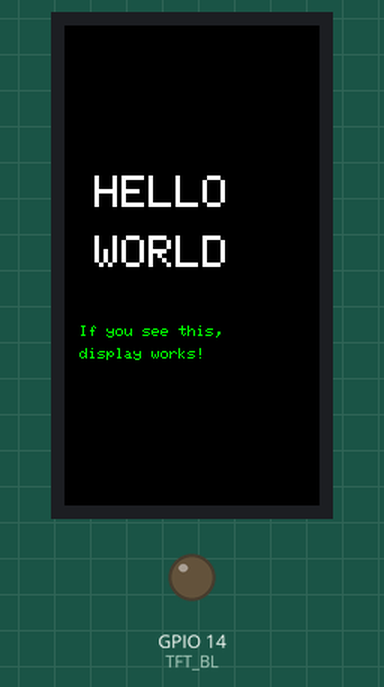
The sketch below on a simulated ESP32-S3. Parts: 170×320 colour display, output pins drawn as LEDs (lit = HIGH). What the sketch prints to the serial monitor is not drawn.

Above: at 22.7 s.
At 25.7 s:
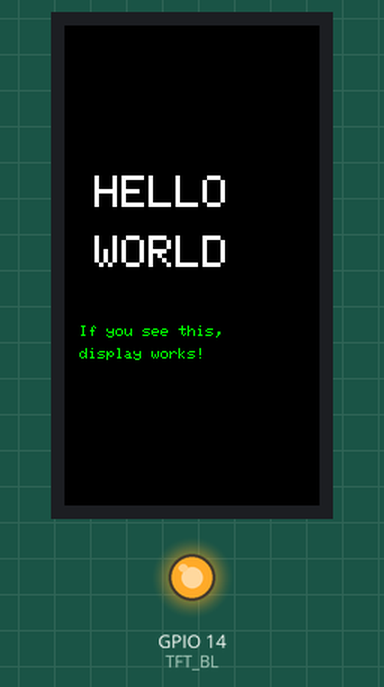
Timing chart, 0 to 27.2 s (numbered marks = the images above):
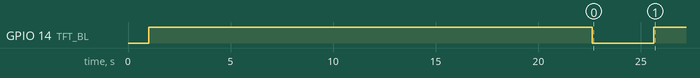

The sketch:

LCD_Test.ino
```cpp
// ============================================================================
// MINIMAL LCD TEST — Waveshare ESP32-S3-Touch-LCD-1.9
// This sketch ONLY tests the display. No BLE, no WiFi, no JSON.
// If this works, the pins are correct. If not, we try different pins.
// ============================================================================

#include <Arduino.h>
#include <Arduino_GFX_Library.h>

// ─── Correct pins from seller's product listing ────────────────────────────
// LCD_DIN  = GPIO13 (MOSI / Data In)
// LCD_CLK  = GPIO10 (SPI Clock)
// LCD_DC   = GPIO11 (Command/Data select)
// LCD_CS   = GPIO12 (Chip Select)
// LCD_RST  = GPIO9  (Reset)
// LCD_BL   = GPIO14 (Backlight)
#define TFT_MOSI  13
#define TFT_SCLK  10
#define TFT_DC    11
#define TFT_CS    12
#define TFT_RST    9
#define TFT_BL    14   // Backlight

// ─── Display: ST7789V2, 170x320 ────────────────────────────────────────────
// Using Arduino_ESP32SPI (hardware SPI with explicit pins for ESP32-S3)
Arduino_DataBus *bus = new Arduino_ESP32SPI(
  TFT_DC,    // DC
  TFT_CS,    // CS
  TFT_SCLK,  // SCK
  TFT_MOSI,  // MOSI
  -1          // MISO (not used)
);

Arduino_ST7789 *gfx = new Arduino_ST7789(
  bus,
  TFT_RST,   // RST
  0,          // rotation
  false,      // IPS = false (matches official demo: 0)
  170,        // width
  320,        // height
  35,         // col_offset1
  0,          // row_offset1
  35,         // col_offset2
  0           // row_offset2
);

void setup() {
  Serial.begin(115200);
  delay(1000);
  Serial.println("\n=== MINIMAL LCD TEST ===");
  Serial.printf("MOSI=%d SCK=%d DC=%d CS=%d RST=%d BL=%d\n",
                TFT_MOSI, TFT_SCLK, TFT_DC, TFT_CS, TFT_RST, TFT_BL);

  // Backlight ON
  pinMode(TFT_BL, OUTPUT);
  digitalWrite(TFT_BL, HIGH);
  Serial.println("Backlight HIGH");

  // Init display
  Serial.println("Calling gfx->begin()...");
  if (!gfx->begin()) {
    Serial.println("gfx->begin() FAILED!");
    // Try backlight LOW (some boards are inverted)
    digitalWrite(TFT_BL, LOW);
    Serial.println("Trying backlight LOW...");
  } else {
    Serial.println("gfx->begin() OK");
  }

  // Try WITHOUT invert first
  Serial.println("\n--- TEST 1: No inversion ---");
  gfx->fillScreen(0xF800); // RED
  Serial.println("Filled RED - do you see RED?");
  delay(2000);

  gfx->fillScreen(0x07E0); // GREEN
  Serial.println("Filled GREEN - do you see GREEN?");
  delay(2000);

  gfx->fillScreen(0x001F); // BLUE
  Serial.println("Filled BLUE - do you see BLUE?");
  delay(2000);

  // Now try WITH invert
  Serial.println("\n--- TEST 2: With invertDisplay(true) ---");
  gfx->invertDisplay(true);

  gfx->fillScreen(0xF800); // RED
  Serial.println("Filled RED (inverted) - do you see RED?");
  delay(2000);

  gfx->fillScreen(0x07E0); // GREEN
  Serial.println("Filled GREEN (inverted) - do you see GREEN?");
  delay(2000);

  gfx->fillScreen(0x001F); // BLUE
  Serial.println("Filled BLUE (inverted) - do you see BLUE?");
  delay(2000);

  // Now try with IPS toggled — reinit display
  Serial.println("\n--- TEST 3: Trying IPS=true ---");
  // We can't re-create the object, but we can try display invert off
  gfx->invertDisplay(false);
  gfx->fillScreen(0xFFFF); // WHITE
  Serial.println("Filled WHITE - do you see WHITE?");
  delay(2000);

  gfx->fillScreen(0x0000); // BLACK
  Serial.println("Filled BLACK - do you see BLACK?");
  delay(2000);

  // Final: show text
  Serial.println("\n--- TEST 4: Text ---");
  gfx->invertDisplay(true);
  gfx->fillScreen(0x0000);
  gfx->setTextColor(0xFFFF);
  gfx->setTextSize(3);
  gfx->setCursor(20, 100);
  gfx->println("HELLO");
  gfx->setCursor(20, 140);
  gfx->println("WORLD");
  gfx->setTextSize(1);
  gfx->setTextColor(0x07E0);
  gfx->setCursor(10, 200);
  gfx->println("If you see this,");
  gfx->setCursor(10, 215);
  gfx->println("display works!");
  Serial.println("Drew text. If you see HELLO WORLD, display is working!");

  // Try backlight LOW if HIGH didn't work
  Serial.println("\n--- TEST 5: Backlight toggle ---");
  Serial.println("Toggling backlight LOW in 5 seconds...");
  delay(5000);
  digitalWrite(TFT_BL, LOW);
  Serial.println("Backlight LOW now. If screen went dark, BL=HIGH is correct.");
  delay(3000);
  digitalWrite(TFT_BL, HIGH);
  Serial.println("Backlight HIGH again.");

  Serial.println("\n=== TEST COMPLETE ===");
  Serial.println("If NOTHING appeared on screen, pins may be wrong.");
  Serial.println("Open Serial Monitor and report what you saw.");
}

void loop() {
  // Nothing - just a test
  delay(1000);
}
```
